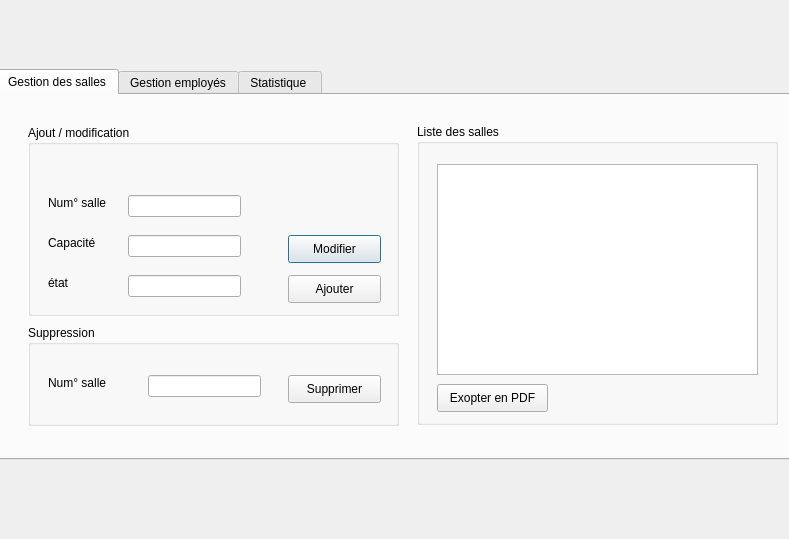
<?xml version="1.0" encoding="UTF-8"?>
<ui version="4.0">
 <class>serviceTech</class>
 <widget class="QDialog" name="serviceTech">
  <property name="geometry">
   <rect>
    <x>0</x>
    <y>0</y>
    <width>789</width>
    <height>539</height>
   </rect>
  </property>
  <property name="windowTitle">
   <string>Dialog</string>
  </property>
  <widget class="QLabel" name="label">
   <property name="geometry">
    <rect>
     <x>-5</x>
     <y>-5</y>
     <width>801</width>
     <height>551</height>
    </rect>
   </property>
   <property name="text">
    <string/>
   </property>
   <property name="pixmap">
    <pixmap resource="cinemApp.qrc">:/new/prefix1/cinemApp.jpg</pixmap>
   </property>
   <property name="scaledContents">
    <bool>true</bool>
   </property>
  </widget>
  <widget class="QTabWidget" name="tabWidget">
   <property name="geometry">
    <rect>
     <x>-4</x>
     <y>69</y>
     <width>801</width>
     <height>391</height>
    </rect>
   </property>
   <property name="currentIndex">
    <number>0</number>
   </property>
   <widget class="QWidget" name="tab_3">
    <attribute name="title">
     <string>Gestion des salles</string>
    </attribute>
    <widget class="QGroupBox" name="groupBox">
     <property name="geometry">
      <rect>
       <x>30</x>
       <y>30</y>
       <width>371</width>
       <height>191</height>
      </rect>
     </property>
     <property name="title">
      <string>Ajout / modification</string>
     </property>
     <widget class="QLabel" name="label_2">
      <property name="geometry">
       <rect>
        <x>20</x>
        <y>70</y>
        <width>71</width>
        <height>16</height>
       </rect>
      </property>
      <property name="text">
       <string>Num° salle</string>
      </property>
     </widget>
     <widget class="QLabel" name="label_3">
      <property name="geometry">
       <rect>
        <x>20</x>
        <y>110</y>
        <width>56</width>
        <height>16</height>
       </rect>
      </property>
      <property name="text">
       <string>Capacité</string>
      </property>
     </widget>
     <widget class="QLabel" name="label_4">
      <property name="geometry">
       <rect>
        <x>20</x>
        <y>150</y>
        <width>56</width>
        <height>16</height>
       </rect>
      </property>
      <property name="text">
       <string>état</string>
      </property>
     </widget>
     <widget class="QLineEdit" name="numsalle">
      <property name="geometry">
       <rect>
        <x>100</x>
        <y>70</y>
        <width>113</width>
        <height>22</height>
       </rect>
      </property>
     </widget>
     <widget class="QLineEdit" name="capacitesalle">
      <property name="geometry">
       <rect>
        <x>100</x>
        <y>110</y>
        <width>113</width>
        <height>22</height>
       </rect>
      </property>
     </widget>
     <widget class="QPushButton" name="pushButton_modifS">
      <property name="geometry">
       <rect>
        <x>260</x>
        <y>110</y>
        <width>93</width>
        <height>28</height>
       </rect>
      </property>
      <property name="text">
       <string>Modifier</string>
      </property>
     </widget>
     <widget class="QPushButton" name="pushButton_ajoutsalle">
      <property name="geometry">
       <rect>
        <x>260</x>
        <y>150</y>
        <width>93</width>
        <height>28</height>
       </rect>
      </property>
      <property name="text">
       <string>Ajouter</string>
      </property>
     </widget>
     <widget class="QLineEdit" name="etatsalle">
      <property name="geometry">
       <rect>
        <x>100</x>
        <y>150</y>
        <width>113</width>
        <height>22</height>
       </rect>
      </property>
     </widget>
    </widget>
    <widget class="QGroupBox" name="groupBox_2">
     <property name="geometry">
      <rect>
       <x>30</x>
       <y>230</y>
       <width>371</width>
       <height>101</height>
      </rect>
     </property>
     <property name="title">
      <string>Suppression</string>
     </property>
     <widget class="QLabel" name="label_5">
      <property name="geometry">
       <rect>
        <x>20</x>
        <y>50</y>
        <width>71</width>
        <height>16</height>
       </rect>
      </property>
      <property name="text">
       <string>Num° salle</string>
      </property>
     </widget>
     <widget class="QLineEdit" name="lineEdit_suppSalle">
      <property name="geometry">
       <rect>
        <x>120</x>
        <y>50</y>
        <width>113</width>
        <height>22</height>
       </rect>
      </property>
     </widget>
     <widget class="QPushButton" name="pushButton_suppSalle">
      <property name="geometry">
       <rect>
        <x>260</x>
        <y>50</y>
        <width>93</width>
        <height>28</height>
       </rect>
      </property>
      <property name="text">
       <string>Supprimer</string>
      </property>
     </widget>
    </widget>
    <widget class="QGroupBox" name="groupBox_3">
     <property name="geometry">
      <rect>
       <x>419</x>
       <y>29</y>
       <width>361</width>
       <height>301</height>
      </rect>
     </property>
     <property name="title">
      <string>Liste des salles</string>
     </property>
     <widget class="QTableView" name="tableView_salle">
      <property name="geometry">
       <rect>
        <x>20</x>
        <y>40</y>
        <width>321</width>
        <height>211</height>
       </rect>
      </property>
     </widget>
     <widget class="QPushButton" name="pushButton_pdf">
      <property name="geometry">
       <rect>
        <x>20</x>
        <y>260</y>
        <width>111</width>
        <height>28</height>
       </rect>
      </property>
      <property name="text">
       <string>Exopter en PDF</string>
      </property>
     </widget>
    </widget>
   </widget>
   <widget class="QWidget" name="tab_4">
    <attribute name="title">
     <string>Gestion employés</string>
    </attribute>
    <widget class="QGroupBox" name="groupBox_4">
     <property name="geometry">
      <rect>
       <x>20</x>
       <y>30</y>
       <width>351</width>
       <height>241</height>
      </rect>
     </property>
     <property name="title">
      <string>Ajout / modification</string>
     </property>
     <widget class="QLabel" name="label_6">
      <property name="geometry">
       <rect>
        <x>10</x>
        <y>40</y>
        <width>56</width>
        <height>16</height>
       </rect>
      </property>
      <property name="text">
       <string>ID</string>
      </property>
     </widget>
     <widget class="QLabel" name="label_7">
      <property name="geometry">
       <rect>
        <x>10</x>
        <y>80</y>
        <width>56</width>
        <height>16</height>
       </rect>
      </property>
      <property name="text">
       <string>Nom </string>
      </property>
     </widget>
     <widget class="QLabel" name="label_8">
      <property name="geometry">
       <rect>
        <x>10</x>
        <y>120</y>
        <width>56</width>
        <height>16</height>
       </rect>
      </property>
      <property name="text">
       <string>Prénom</string>
      </property>
     </widget>
     <widget class="QLabel" name="label_15">
      <property name="geometry">
       <rect>
        <x>10</x>
        <y>170</y>
        <width>56</width>
        <height>16</height>
       </rect>
      </property>
      <property name="text">
       <string>Num° tel</string>
      </property>
     </widget>
     <widget class="QLineEdit" name="lineEdit_IDE">
      <property name="geometry">
       <rect>
        <x>80</x>
        <y>40</y>
        <width>113</width>
        <height>22</height>
       </rect>
      </property>
     </widget>
     <widget class="QLineEdit" name="lineEdit_nomE">
      <property name="geometry">
       <rect>
        <x>80</x>
        <y>80</y>
        <width>113</width>
        <height>22</height>
       </rect>
      </property>
     </widget>
     <widget class="QLineEdit" name="lineEdit_prenomE">
      <property name="geometry">
       <rect>
        <x>80</x>
        <y>120</y>
        <width>113</width>
        <height>22</height>
       </rect>
      </property>
     </widget>
     <widget class="QLineEdit" name="lineEdit_numE">
      <property name="geometry">
       <rect>
        <x>80</x>
        <y>170</y>
        <width>113</width>
        <height>22</height>
       </rect>
      </property>
     </widget>
     <widget class="QPushButton" name="pushButton_modifEmp">
      <property name="geometry">
       <rect>
        <x>240</x>
        <y>200</y>
        <width>93</width>
        <height>28</height>
       </rect>
      </property>
      <property name="text">
       <string>Modifier</string>
      </property>
     </widget>
     <widget class="QPushButton" name="pushButton_ajoutE">
      <property name="geometry">
       <rect>
        <x>240</x>
        <y>160</y>
        <width>93</width>
        <height>28</height>
       </rect>
      </property>
      <property name="text">
       <string>Ajouter</string>
      </property>
     </widget>
     <widget class="QPushButton" name="arduinoh">
      <property name="geometry">
       <rect>
        <x>240</x>
        <y>120</y>
        <width>93</width>
        <height>28</height>
       </rect>
      </property>
      <property name="text">
       <string>rfid</string>
      </property>
     </widget>
    </widget>
    <widget class="QGroupBox" name="groupBox_5">
     <property name="geometry">
      <rect>
       <x>20</x>
       <y>280</y>
       <width>351</width>
       <height>71</height>
      </rect>
     </property>
     <property name="title">
      <string>Suppression</string>
     </property>
     <widget class="QLabel" name="label_16">
      <property name="geometry">
       <rect>
        <x>30</x>
        <y>30</y>
        <width>31</width>
        <height>16</height>
       </rect>
      </property>
      <property name="text">
       <string>ID</string>
      </property>
     </widget>
     <widget class="QLineEdit" name="lineEdit_supprimerEmploye">
      <property name="geometry">
       <rect>
        <x>80</x>
        <y>30</y>
        <width>113</width>
        <height>22</height>
       </rect>
      </property>
     </widget>
     <widget class="QPushButton" name="pushButton_supprimerEmploye">
      <property name="geometry">
       <rect>
        <x>240</x>
        <y>30</y>
        <width>93</width>
        <height>28</height>
       </rect>
      </property>
      <property name="text">
       <string>Supprimer</string>
      </property>
     </widget>
    </widget>
    <widget class="QGroupBox" name="groupBox_6">
     <property name="geometry">
      <rect>
       <x>389</x>
       <y>29</y>
       <width>381</width>
       <height>321</height>
      </rect>
     </property>
     <property name="title">
      <string>Liste des employés</string>
     </property>
     <widget class="QTableView" name="tableView_employe">
      <property name="geometry">
       <rect>
        <x>20</x>
        <y>30</y>
        <width>331</width>
        <height>231</height>
       </rect>
      </property>
     </widget>
     <widget class="QPushButton" name="Tri">
      <property name="geometry">
       <rect>
        <x>20</x>
        <y>280</y>
        <width>81</width>
        <height>28</height>
       </rect>
      </property>
      <property name="text">
       <string>Trier</string>
      </property>
     </widget>
     <widget class="QPushButton" name="expoter_pdf">
      <property name="geometry">
       <rect>
        <x>230</x>
        <y>280</y>
        <width>121</width>
        <height>28</height>
       </rect>
      </property>
      <property name="text">
       <string>Expoter en EXCEL</string>
      </property>
     </widget>
    </widget>
   </widget>
   <widget class="QWidget" name="tab_5">
    <attribute name="title">
     <string>Statistique </string>
    </attribute>
    <widget class="QCustomPlot" name="plot" native="true">
     <property name="geometry">
      <rect>
       <x>19</x>
       <y>9</y>
       <width>751</width>
       <height>341</height>
      </rect>
     </property>
    </widget>
   </widget>
  </widget>
 </widget>
 <customwidgets>
  <customwidget>
   <class>QCustomPlot</class>
   <extends>QWidget</extends>
   <header>qcustomplot.h</header>
   <container>1</container>
  </customwidget>
 </customwidgets>
 <resources>
  <include location="cinemApp.qrc"/>
 </resources>
 <connections/>
</ui>
